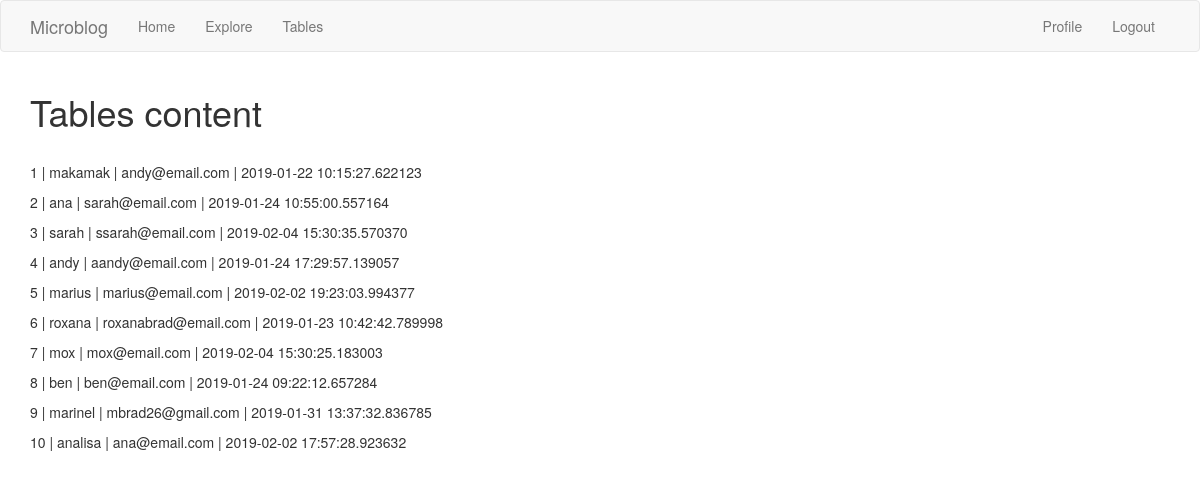
/tables (signed in), run on an earlier commit of the app's database.
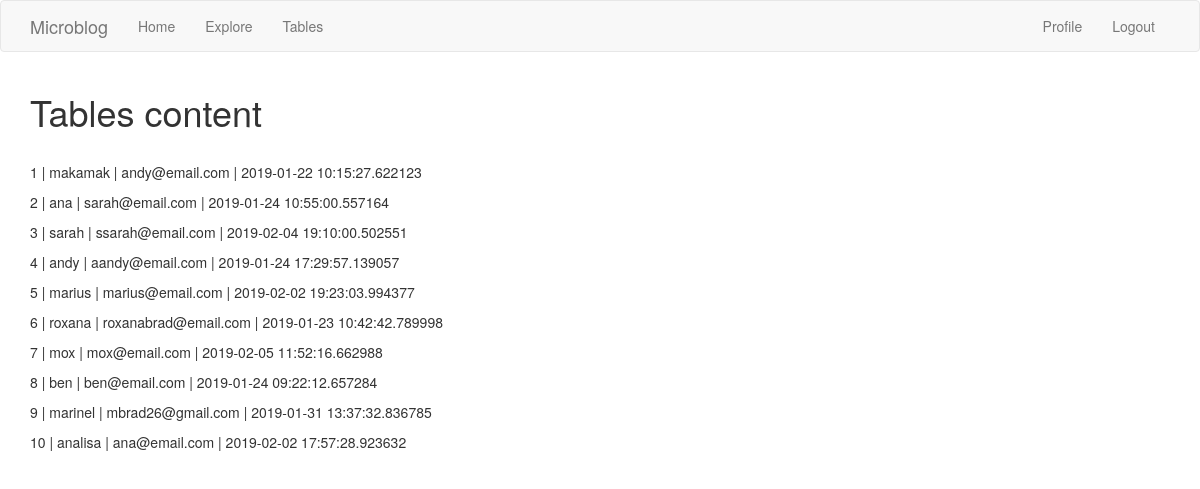
And on a later commit of the database.
### app/models.py (models this page shows, shortened)
class User(UserMixin, db.Model):
    id = db.Column(db.Integer, primary_key=True)
    username = db.Column(db.String(60), index=True, unique=True)
    email = db.Column(db.String(120), index=True, unique=True)
    password_hash = db.Column(db.String(128))
    about_me = db.Column(db.String(140))
    last_seen = db.Column(db.DateTime, default=datetime.utcnow)
    posts = db.relationship('Post', backref='author', lazy='dynamic')
    followed = db.relationship('User', secondary=followers,
                               primaryjoin=(followers.c.follower_id == id),
                               secondaryjoin=(followers.c.followed_id == id),
                               backref=db.backref('followers', lazy='dynamic'),
                               lazy='dynamic')

### app/routes.py (the view)
@app.route('/tables')
@login_required
def tables():
    user = User.query.all()
    post = Post.query.all()
    return render_template('tables.html', title='DataBase Content', user=user, post=post)

### app/models.py (called while the page is built)
@login.user_loader
def load_user(id):
    return User.query.get(int(id))

### app/routes.py (called while the page is built)
@app.before_request
def before_request():
    if current_user.is_authenticated:
        current_user.last_seen = datetime.utcnow()
        db.session.commit()
    g.locale = str(get_locale())

### app/templates/tables.html
{% extends "base.html" %}
{% block app_content %}
    <h1>Tables content</h1>
    <br>
    {% for u in user %}
        <p> {{ u.id }}  | {{ u.username }} | {{ u.email }} | {{ u.last_seen }}</p>
    {% endfor %}
{% endblock %}

What changed in the data, as far as the page shows it:
changed User "sarah": last_seen "2019-02-04 15:30:35.570370" → "2019-02-04 19:10:00.502551"
changed User "mox": last_seen "2019-02-04 15:30:25.183003" → "2019-02-05 11:52:16.662988"
